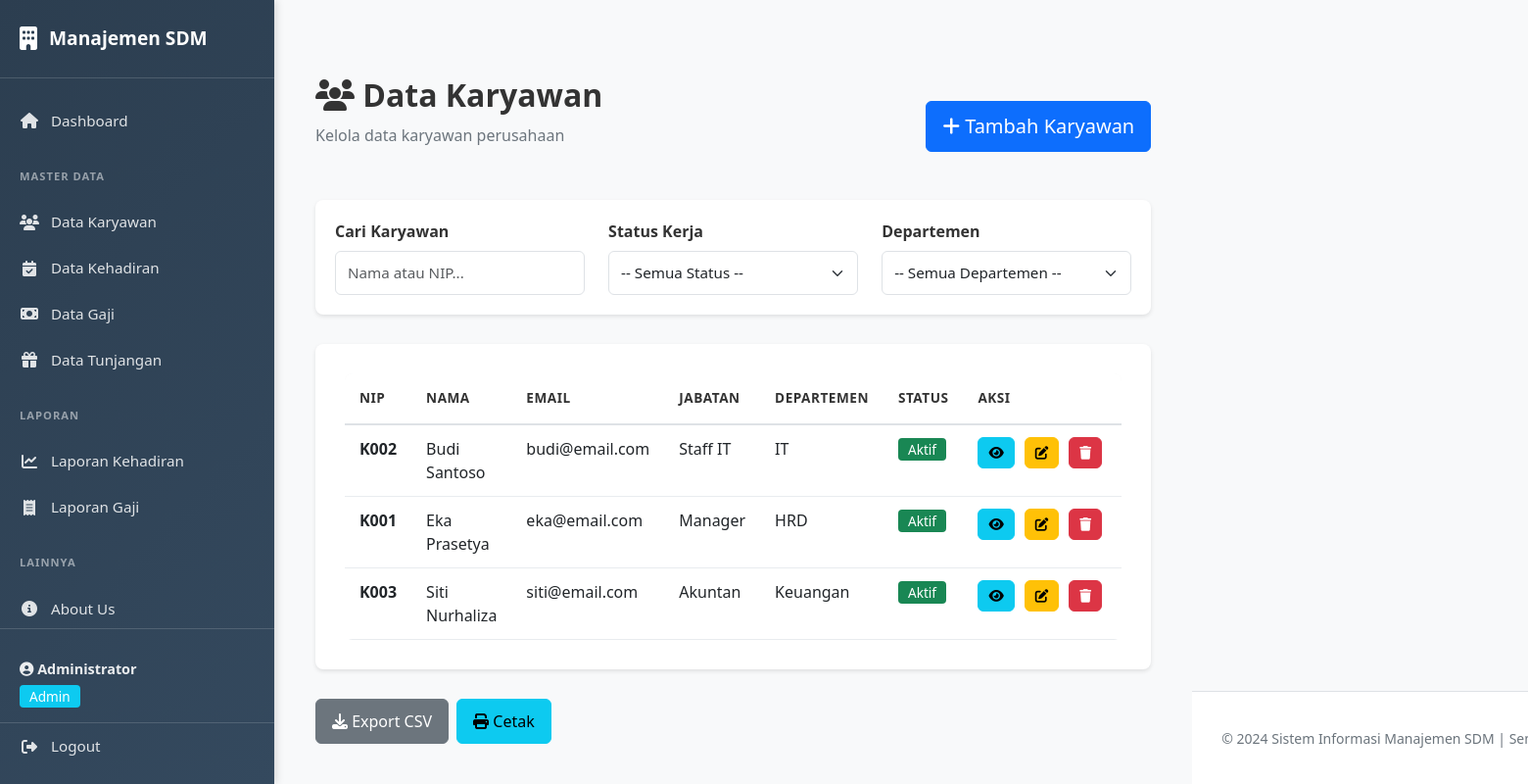
Page /pages/master/karyawan.php (signed in) on the committed database.
### tables this page shows
CREATE TABLE IF NOT EXISTS karyawan (
    id_karyawan INT PRIMARY KEY AUTO_INCREMENT,
    nip VARCHAR(20) UNIQUE NOT NULL,
    nama VARCHAR(100) NOT NULL,
    email VARCHAR(100),
    telepon VARCHAR(15),
    alamat TEXT,
    jabatan VARCHAR(50),
    departemen VARCHAR(50),
    status_kerja ENUM('Aktif', 'Non-Aktif', 'Cuti', 'Resign') DEFAULT 'Aktif',
    tanggal_masuk DATE,
    foto VARCHAR(255),
    created_at TIMESTAMP DEFAULT CURRENT_TIMESTAMP,
    updated_at TIMESTAMP DEFAULT CURRENT_TIMESTAMP ON UPDATE CURRENT_TIMESTAMP
);

### config/functions.php (called while the page is built, shortened)
<?php
function get_status_badge($status) {
    $badges = [
        'Hadir' => 'success',
        'Sakit' => 'warning',
        'Izin' => 'info',
        'Alpa' => 'danger',
        'Cuti' => 'secondary',
        'Aktif' => 'success',
        'Non-Aktif' => 'secondary',
        'Resign' => 'danger',
        'Draft' => 'secondary',
        'Diproses' => 'warning',
        'Selesai' => 'success'
    ];
    return $badges[$status] ?? 'secondary';
}
?>

### pages/master/karyawan.php (the view, shortened to what this page needs)
<?php
require_once '../../config/database.php';
require_once '../../config/functions.php';
$query = "SELECT * FROM karyawan ORDER BY nama ASC";
$result = $conn->query($query);
include '../../includes/header.php';
?>
<div class="container mt-5">
    <div class="mb-4 d-flex justify-content-between align-items-center">
        <div>
            <h1 class="page-title"><i class="fas fa-users"></i> Data Karyawan</h1>
            <p class="page-subtitle">Kelola data karyawan perusahaan</p>
        </div>
        <a href="karyawan_form.php" class="btn btn-primary btn-lg">
            <i class="fas fa-plus"></i> Tambah Karyawan
        </a>
    </div>
    <div class="filter-section">
        <div class="row">
            <div class="col-md-4">
                <label class="form-label">Cari Karyawan</label>
                <input type="text" class="form-control" id="searchKaryawan" placeholder="Nama atau NIP...">
            </div>
            <div class="col-md-4">
                <label class="form-label">Status Kerja</label>
                <select class="form-select" id="filterStatus">
                    <option value="">-- Semua Status --</option>
                </select>
            </div>
            <div class="col-md-4">
                <label class="form-label">Departemen</label>
                <select class="form-select" id="filterDepartemen">
                    <option value="">-- Semua Departemen --</option>
                </select>
            </div>
        </div>
    </div>
    <div class="container-main">
        <?php if ($result->num_rows > 0): ?>
            <div class="table-responsive">
                <table class="table table-hover" id="dataTableKaryawan">
                    <thead>
                        <tr>
                            <th>NIP</th>
                            <th>Nama</th>
                            <th>Email</th>
                            <th>Jabatan</th>
                            <th>Departemen</th>
                            <th>Status</th>
                            <th>Aksi</th>
                        </tr>
                    </thead>
                    <tbody>
                        <?php while ($row = $result->fetch_assoc()): ?>
                            <tr>
                                <td><strong><?php echo htmlspecialchars($row['nip']); ?></strong></td>
                                <td><?php echo htmlspecialchars($row['nama']); ?></td>
                                <td><?php echo htmlspecialchars($row['email'] ?? '-'); ?></td>
                                <td><?php echo htmlspecialchars($row['jabatan'] ?? '-'); ?></td>
                                <td><?php echo htmlspecialchars($row['departemen'] ?? '-'); ?></td>
                                <td>
                                    <span class="badge badge-<?php echo get_status_badge($row['status_kerja']); ?>">
                                        <?php echo $row['status_kerja']; ?>
                                    </span>
                                </td>
                                <td>
                                    <div class="btn-group-sm">
                                        <a href="karyawan_detail.php?id=<?php echo $row['id_karyawan']; ?>" class="btn btn-sm btn-info btn-action" title="Lihat">
                                            <i class="fas fa-eye"></i>
                                        </a>
                                        <a href="karyawan_form.php?id=<?php echo $row['id_karyawan']; ?>" class="btn btn-sm btn-warning btn-action" title="Edit">
                                            <i class="fas fa-edit"></i>
                                        </a>
                                        <a href="javascript:void(0);" onclick="deleteRecord('../../modules/karyawan/action.php', <?php echo $row['id_karyawan']; ?>)" class="btn btn-sm btn-danger btn-action" title="Hapus">
                                            <i class="fas fa-trash"></i>
                                        </a>
                                    </div>
                                </td>
                            </tr>
                        <?php endwhile; ?>
                    </tbody>
                </table>
            </div>
        <?php endif; ?>
    </div>
    <div class="mt-4 d-flex gap-2">
        <button class="btn btn-secondary" onclick="exportTableToCSV('Karyawan.csv')">
            <i class="fas fa-download"></i> Export CSV
        </button>
        <button class="btn btn-info" onclick="printTable('dataTableKaryawan', 'Laporan Data Karyawan')">
            <i class="fas fa-print"></i> Cetak
        </button>
    </div>
</div>
<?php include '../../includes/footer.php'; ?>

### assets/css/style.css (style rules this page uses)
:root { --primary-color: #0d6efd; --secondary-color: #6c757d; --success-color: #198754; --danger-color: #dc3545; --warning-color: #ffc107; --info-color: #0dcaf0; --sidebar-width: 280px; --sidebar-bg: linear-gradient(135deg, #2c3e50 0%, #34495e 100%); }
* { margin: 0; padding: 0; box-sizing: border-box; }
html { width: 100% !important; height: 100% !important; margin: 0 !important; padding: 0 !important; }
body { width: 100% !important; height: 100% !important; margin: 0 !important; padding: 0 !important; font-family: 'Segoe UI', Tahoma, Geneva, Verdana, sans-serif !important; background-color: #f8f9fa !important; color: #333 !important; overflow-x: hidden !important; display: block !important; }
.container-main { background-color: white; border-radius: 8px; padding: 30px; box-shadow: 0 2px 4px rgba(0, 0, 0, 0.1); margin-bottom: 30px; }
.page-title { font-size: 2rem; font-weight: 700; color: #333; margin-bottom: 10px; }
.page-subtitle { font-size: 1rem; color: #6c757d; margin-bottom: 30px; }
.table-responsive { border-radius: 8px; overflow: hidden; }
.table { margin-bottom: 0; }
.table thead { background-color: #f8f9fa; border-bottom: 2px solid #dee2e6; }
.table thead th { padding: 15px; font-weight: 600; color: #333; text-transform: uppercase; font-size: 0.85rem; letter-spacing: 0.5px; border: none; }
.table tbody td { padding: 12px 15px; border-color: #e9ecef; }
.table tbody tr { transition: background-color 0.2s ease; }
.table tbody tr:nth-child(even) { background-color: #fbfcfd; }
.form-label { font-weight: 600; color: #333; margin-bottom: 8px; }
.form-control, .form-select { border: 1px solid #dee2e6; border-radius: 6px; padding: 10px 12px; font-size: 0.95rem; }
.filter-section { background-color: white; border-radius: 8px; padding: 20px; box-shadow: 0 2px 4px rgba(0, 0, 0, 0.1); margin-bottom: 30px; }
.btn { border-radius: 6px; padding: 10px 16px; font-weight: 500; transition: all 0.3s ease; }
.btn-primary { background-color: #0d6efd; border-color: #0d6efd; }
.btn-action { padding: 5px 10px; font-size: 0.85rem; margin-right: 5px; }
.btn-group-sm { display: flex; gap: 5px; }
.badge { padding: 5px 10px; border-radius: 4px; font-weight: 500; font-size: 0.85rem; }
.badge-success { background-color: #198754; }
.mt-5 { margin-top: 3rem !important; }

### rows in the picture
karyawan: nip "K002", nama "Budi Santoso", email "budi@email.com", jabatan "Staff IT", departemen "IT", status_kerja "Aktif"
karyawan: nip "K001", nama "Eka Prasetya", email "eka@email.com", jabatan "Manager", departemen "HRD", status_kerja "Aktif"
karyawan: nip "K003", nama "Siti Nurhaliza", email "siti@email.com", jabatan "Akuntan", departemen "Keuangan", status_kerja "Aktif"

### other values in the picture
$_SESSION['full_name'] "Administrator"
$_SESSION['role'] "Admin"
